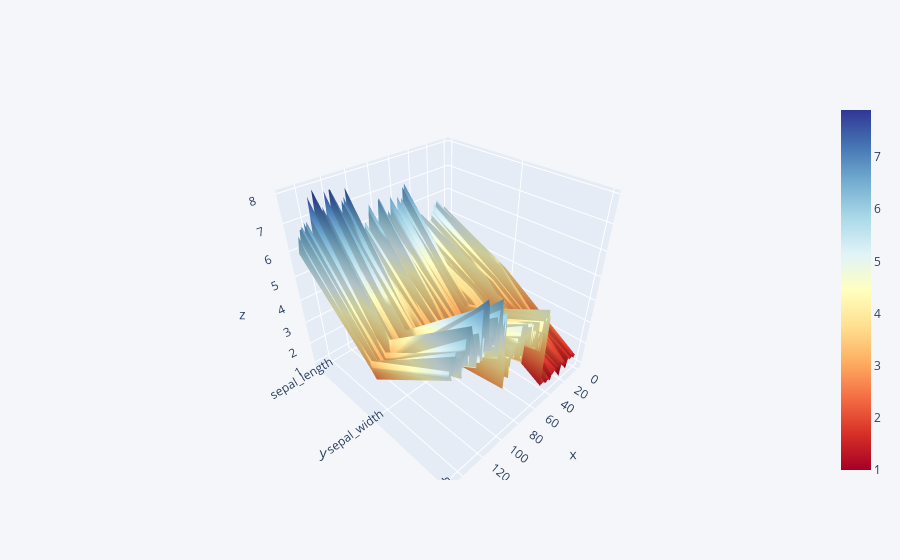

The notebook cell saved with this chart:
### Code cell
iris[['sepal_length', 'sepal_width', 'petal_length']].iplot(kind='surface', colorscale='rdylbu' , xTitle='sepal_length',
          yTitle='sepal_width', zTitle='petal_length')

### Figure 1 — Plotly figure (JSON) as saved in the notebook; plotly's stock layout.template omitted (floating-point values rounded to 4 significant figures; data arrays with more than 128 entries replaced by an {"elided": "..."} marker saying what was removed)
{"data": [{"colorscale": [[0, "rgb(165,0,38)"], [0.1, "rgb(215,48,39)"], [0.2, "rgb(244,109,67)"], [0.3, "rgb(253,174,97)"], [0.4, "rgb(254,224,144)"], [0.5, "rgb(255,255,191)"], [0.6, "rgb(224,243,248)"], [0.7, "rgb(171,217,233)"], [0.8, "rgb(116,173,209)"], [0.9, "rgb(69,117,180)"], [1, "rgb(49,54,149)"]], "type": "surface", "x": {"elided": "150 int values"}, "y": ["sepal_length", "sepal_width", "petal_length"], "z": {"elided": "3x150 float values"}}], "layout": {"legend": {"bgcolor": "#F5F6F9", "font": {"color": "#4D5663"}}, "paper_bgcolor": "#F5F6F9", "plot_bgcolor": "#F5F6F9", "title": {"font": {"color": "#4D5663"}}, "xaxis": {"gridcolor": "#E1E5ED", "showgrid": true, "tickfont": {"color": "#4D5663"}, "title": {"font": {"color": "#4D5663"}, "text": "sepal_length"}, "zerolinecolor": "#E1E5ED"}, "yaxis": {"gridcolor": "#E1E5ED", "showgrid": true, "tickfont": {"color": "#4D5663"}, "title": {"font": {"color": "#4D5663"}, "text": "sepal_width"}, "zerolinecolor": "#E1E5ED"}}}
